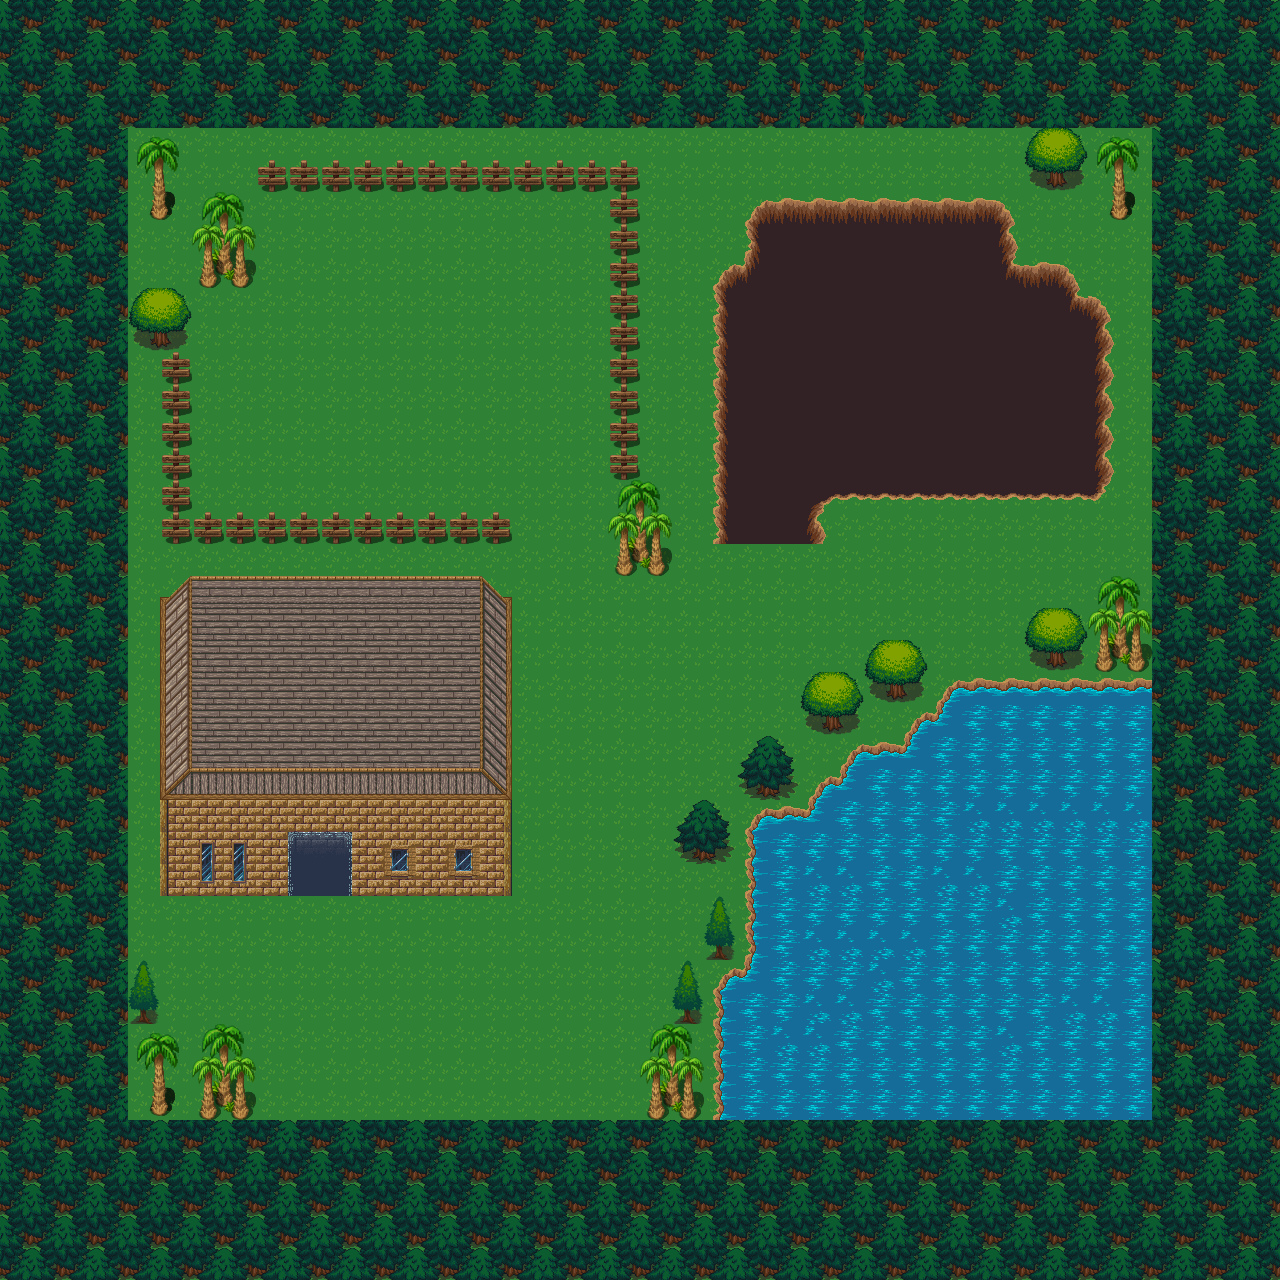

Rendered tile map (Tiled .tmx) drawn with the repository's tilesets; below, a short description and the map source with its tile grids summarised:
An orthogonal 40x40 tile map with 32x32 px tiles, 4 tile layers (baseLayer, floorLayer, buildingsLayer, othersLayer), 5 tilesets and 10 objects (start, egg1, egg2, egg3, cucumber1, ...).

<map version="1.10" tiledversion="1.10.2" orientation="orthogonal" renderorder="right-down" width="40" height="40" tilewidth="32" tileheight="32" infinite="0" nextlayerid="10" nextobjectid="13">
 <editorsettings>
  <export target="assets/villageKitchen.tmj" format="json" />
 </editorsettings>
 <tileset firstgid="1" name="Desert32x32" tilewidth="32" tileheight="32" tilecount="256" columns="16">
  <image source="assets/Desert32x32.png" width="512" height="512" />
 </tileset>
 <tileset firstgid="257" name="Farming32x32" tilewidth="32" tileheight="32" tilecount="400" columns="20">
  <image source="assets/Farming32x32.png" width="640" height="640" />
 </tileset>
 <tileset firstgid="657" name="Forest32x32" tilewidth="32" tileheight="32" tilecount="256" columns="16">
  <image source="assets/Forest32x32.png" width="512" height="512" />
 </tileset>
 <tileset firstgid="913" name="Kitchen32x32" tilewidth="32" tileheight="32" tilecount="784" columns="16">
  <image source="assets/Kitchen32x32.png" width="512" height="1568" />
 </tileset>
 <tileset firstgid="1697" name="Village32x32" tilewidth="32" tileheight="32" tilecount="360" columns="8">
  <image source="assets/Village32x32.png" width="256" height="1450" />
 </tileset>
 <layer id="1" name="baseLayer" width="40" height="40">
  <data>[1600 cells, 1600 non-empty, 4 distinct tile ids]</data>
 </layer>
 <layer id="6" name="floorLayer" width="40" height="40">
  <data>[1600 cells, 992 non-empty, 19 distinct tile ids]</data>
 </layer>
 <layer id="8" name="buildingsLayer" width="40" height="40" locked="1">
  <data>[1600 cells, 110 non-empty, 16 distinct tile ids]</data>
 </layer>
 <layer id="9" name="othersLayer" width="40" height="40">
  <data>[1600 cells, 760 non-empty, 37 distinct tile ids]</data>
 </layer>
 <objectgroup id="5" name="objectLayer">
  <object id="1" name="start" x="769.442" y="594.98">
   <point />
  </object>
  <object id="4" name="egg1" x="851.691" y="327.159">
   <point />
  </object>
  <object id="5" name="egg2" x="1009.73" y="412.492">
   <point />
  </object>
  <object id="6" name="egg3" x="788.67" y="454.884">
   <point />
  </object>
  <object id="7" name="cucumber1" x="351.514" y="295.336">
   <point />
  </object>
  <object id="8" name="cucumber2" x="504.131" y="397.294">
   <point />
  </object>
  <object id="9" name="cucumber3" x="279.817" y="451.914">
   <point />
  </object>
  <object id="10" name="ikan1" x="832.171" y="909.648">
   <point />
  </object>
  <object id="11" name="ikan2" x="1005.33" y="820">
   <point />
  </object>
  <object id="12" name="ikan3" x="980.618" y="995.422">
   <point />
  </object>
 </objectgroup>
</map>
